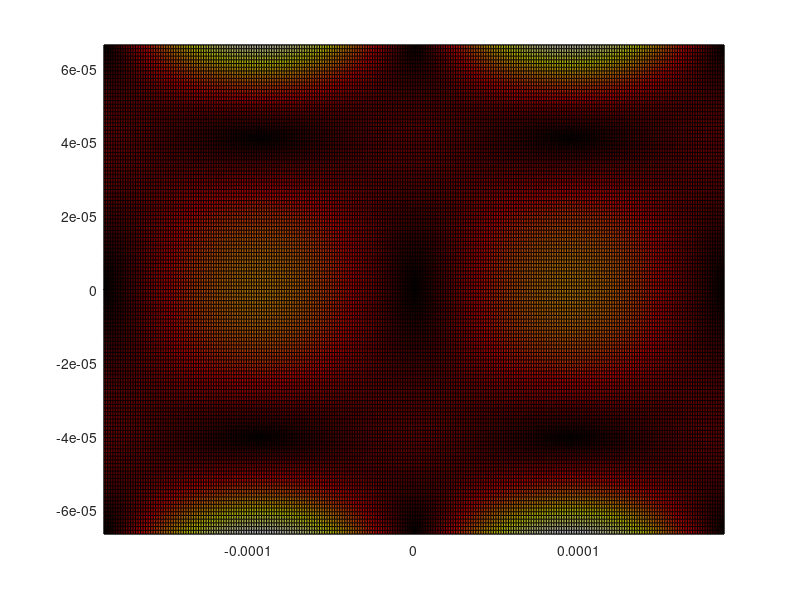

MATLAB code to generate this figure: (Note: this script raises an error after producing the figure.)
clc,clear

rhof=0.997e3; %medium density
rhop=1.05e3; %particle density
Cf=1.496e3; %medium speed of sound
vis=0.893e-3; %medium viscosity
a=0.5e-6/2; %particle radius
W=375e-6; %channel width
 
Kappaf=1/rhof/Cf^2; %medium compressibility
Kappap=2.49e-10; %particle compressibility
Beta=Kappap/Kappaf;
f1=1-Beta;
f2=2*(rhop-rhof)/(2*rhop+rhof);
coeff=f1/3+f2/2; %acoustic contrast factor of particle

h=133e-6; %channel height
g=9.8; 
ky=pi/W; %wave number
Eac=30; %acoustic energy density
v1=2*sqrt(Eac/rhof); %acoustic velocity of fluid particles
N=1801;
Ny=375;
Nz=133;
Np=144; %number of particles
time=linspace(0,10,N);
dt=time(2)-time(1);

y=linspace(-W/2,W/2,Ny);
z=linspace(-h/2,h/2,Nz);
v2y=zeros(Nz,Ny);
Frad=zeros(Nz,Ny);
Fydrag=zeros(Nz,Ny);
Fy=zeros(Nz,Ny);
vy=zeros(Nz,Ny);
v2z=zeros(Nz,Ny);
Fzdrag=zeros(Nz,Ny);
Fz=zeros(Nz,Ny);
vz=zeros(Nz,Ny);
[YG,ZG]=meshgrid(y,z);

Fnet=-(rhop-rhof)*g*(4/3)*pi*a^3;

nz = length(z);
ny = length(y);

for i=1:nz
    for j=1:ny
        v2y(i,j)=3/16*v1^2/Cf*sin(2*ky*(y(j)+W/2))*(1-3*z(i)^2/(h/2)^2);
        Frad(i,j)=-2*ky*2*pi*a^3*Eac*coeff*sin(2*ky*y(j));
        Fydrag(i,j)=6*pi*vis*a*v2y(i,j);
        Fy(i,j)=Frad(i,j)+Fydrag(i,j);
        vy(i,j)=Fy(i,j)/(6*pi*vis*a);
        
      if z(i)>-h/2+a
        v2z(i,j)=3/16*v1^2/Cf*ky*h*cos(2*ky*(y(j)+W/2))*(z(i)^3/(h/2)^3-z(i)/(h/2));
        Fzdrag(i,j)=6*pi*vis*a*v2z(i,j);
        Fz(i,j)=Fzdrag(i,j)+Fnet;
        vz(i,j)=Fz(i,j)/(6*pi*vis*a);
      else
        v2z(i,j)=3/16*v1^2/Cf*ky*h*cos(2*ky*(y(j)+W/2))*(z(i)^3/(h/2)^3-z(i)/(h/2));
        Fzdrag(i,j)=6*pi*vis*a*v2z(i,j);
        Fz(i,j)=Fzdrag(i,j);
        vz(i,j)=Fz(i,j)/(6*pi*vis*a);
      end
    end
end

figure
pcolor(YG,ZG,sqrt(vy.^2+vz.^2));
colormap(hot);
colorbar('vertical','FontSize',20);
shading flat
set(gca,'DataAspectRatio',[1 1 1]);
set(gca,'FontSize',24);
set(gca,'LineWidth',2);
xticks([-W/2 0 W/2]);
xticklabels({'-W/2','0','W/2'});
yticks([-h/2 0 h/2]);
yticklabels({'-h/2','0','h/2'});

vpy=zeros(Np,N);
vpz=zeros(Np,N);

ppy=zeros(Np,N);
ppz=zeros(Np,N);

%initial particle y-position
for l=1:144
    ppy(l,1)=(-W/2+5e-6)+((l-(ceil(l/12)-1)*12)-1)*((W-10e-6)/11);
end

%initial particle z-position
for n=1:144
    ppz(n,1)=h/2-2.5e-6-(ceil(n/12)-1)*(h-2*2.5e-6)/11;
end

% change interp2 to griddedInterpolant solution
[YG,ZG] = ndgrid(z,y);
vyGrid = griddedInterpolant(YG,ZG,vy,'spline','none');
vzGrid = griddedInterpolant(YG,ZG,vz,'spline','none');

%calculating particle trajectory using 4th-order Runge Kutta method
for m=1:Np
    for k=1:length(time)-1
        
        % new griddedInterpolant solution
        vpy(m,k)=vyGrid(ppz(m,k),ppy(m,k));
        vpz(m,k)=vzGrid(ppz(m,k),ppy(m,k));
        
        % old interp2 solution
        %vpy(m,k)=interp2(YG,ZG,vy,ppy(m,k),ppz(m,k),'spline');
        %vpz(m,k)=interp2(YG,ZG,vz,ppy(m,k),ppz(m,k),'spline');

        vyK1=vpy(m,k);
        vzK1=vpz(m,k);

        % new griddedInterpolant solution
        vyK2 = vyGrid(ppz(m,k)+dt/2*vzK1,ppy(m,k)+dt/2*vyK1);
        vzK2 = vzGrid(ppz(m,k)+dt/2*vzK1,ppy(m,k)+dt/2*vyK1);
        vyK3 = vyGrid(ppz(m,k)+dt/2*vzK2,ppy(m,k)+dt/2*vyK2);
        vzK3 = vzGrid(ppz(m,k)+dt/2*vzK2,ppy(m,k)+dt/2*vyK2);
        vyK4 = vyGrid(ppz(m,k)+dt*vzK3,ppy(m,k)+dt*vyK3);
        vzK4 = vzGrid(ppz(m,k)+dt*vzK3,ppy(m,k)+dt*vyK3);
        
        % old interp2 solution
        %vyK2=interp2(YG,ZG,vy,ppy(m,k)+dt/2*vyK1,ppz(m,k)+dt/2*vzK1,'spline');
        %vzK2=interp2(YG,ZG,vz,ppy(m,k)+dt/2*vyK1,ppz(m,k)+dt/2*vzK1,'spline');
        %vyK3=interp2(YG,ZG,vy,ppy(m,k)+dt/2*vyK2,ppz(m,k)+dt/2*vzK2,'spline');
        %vzK3=interp2(YG,ZG,vz,ppy(m,k)+dt/2*vyK2,ppz(m,k)+dt/2*vzK2,'spline');
        %vyK4=interp2(YG,ZG,vy,ppy(m,k)+dt*vyK3,ppz(m,k)+dt*vzK3,'spline');
        %vzK4=interp2(YG,ZG,vz,ppy(m,k)+dt*vyK3,ppz(m,k)+dt*vzK3,'spline');
        
        py=ppy(m,k)+dt/6*(vyK1+2*vyK2+2*vyK3+vyK4);
        if abs(py)>=W/2-a
            ppy(m,k+1)=sign(py)*(W/2)-sign(py)*(abs(py)-W/2+2*a);
        else
            ppy(m,k+1)=py;
        end
        
        pz=ppz(m,k)+dt/6*(vzK1+2*vzK2+2*vzK3+vzK4);
        if abs(pz)>=h/2-a
            ppz(m,k+1)=sign(pz)*(h/2)-sign(pz)*(abs(pz)-h/2+2*a);
        else
            ppz(m,k+1)=pz;
        end
    end
end


figure
plot(ppy(:,:),ppz(:,:),'b.');
xlim([-W/2 W/2]);
ylim([-h/2 h/2]);
set(gca,'DataAspectRatio',[1 1 1]);
set(gca,'FontSize',24);
set(gca,'LineWidth',1);
xticks([-W/2 0 W/2]);
xticklabels({'-W/2','0','W/2'});
yticks([-h/2 0 h/2]);
yticklabels({'-h/2','0','h/2'});
